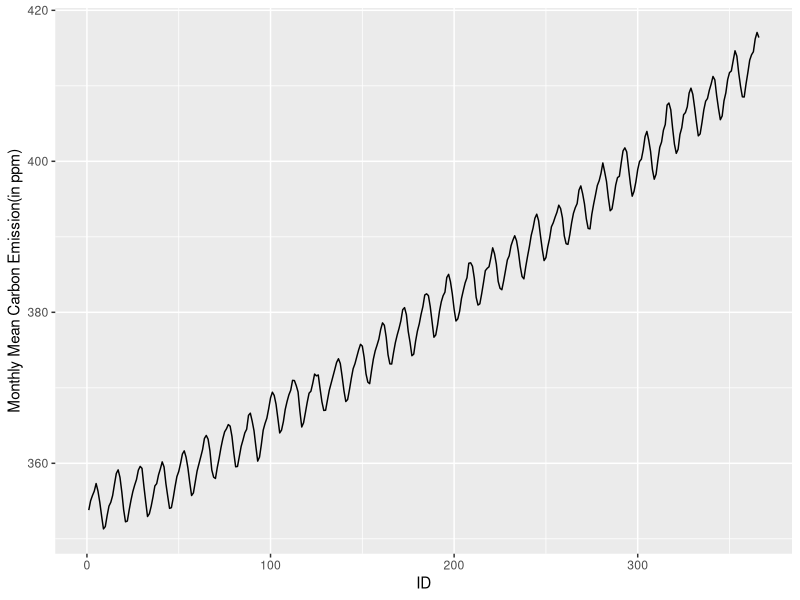
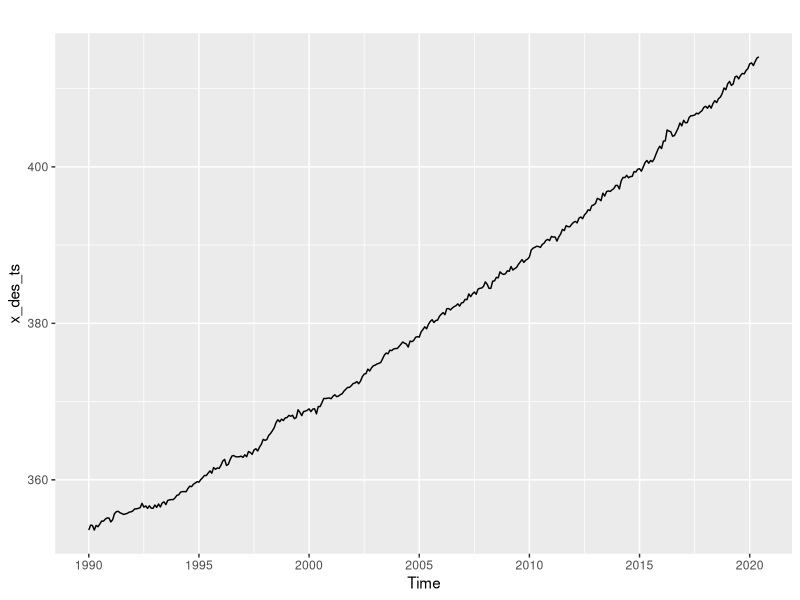
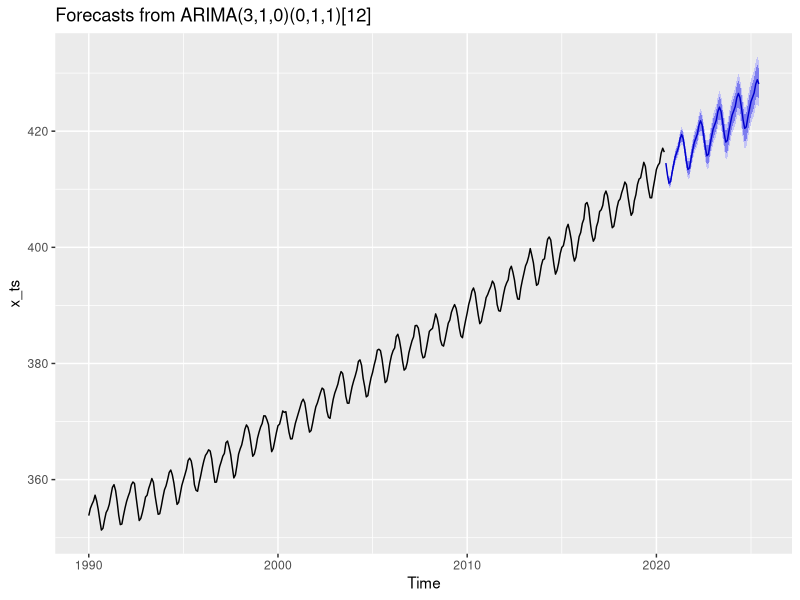
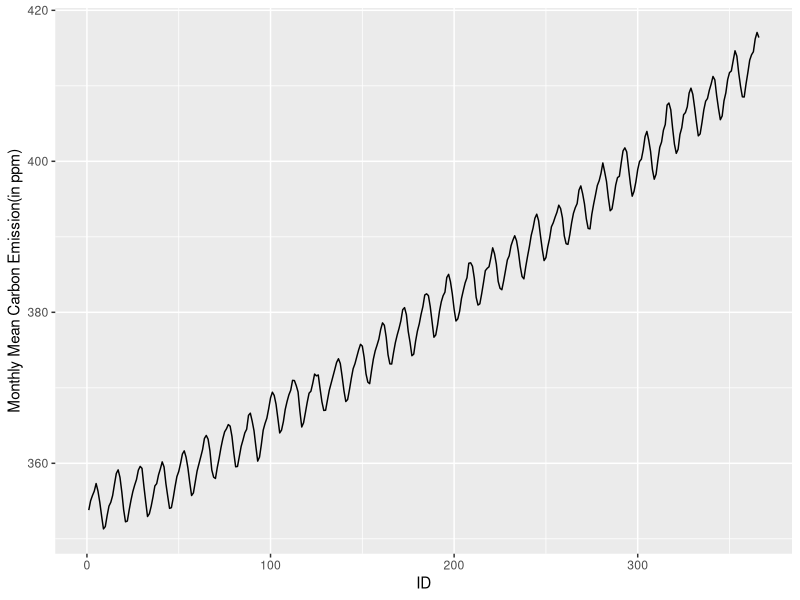
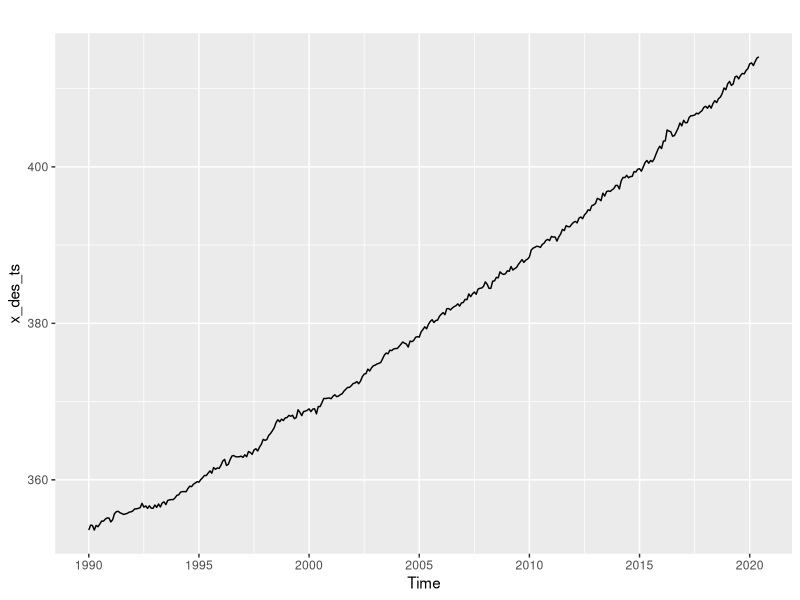
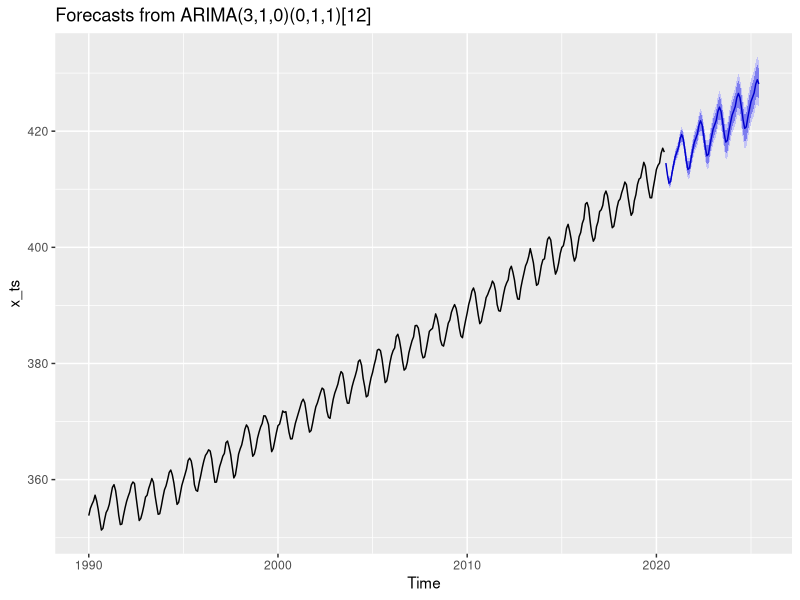

These figures' R source, in order:
#load the packages
library(ggplot2)
library(dplyr)
library(urca)
library(forecast)
#read the data set
c_data = read.csv("data/carbondioxide.csv")
#plot the line diagram
ggplot(c_data, aes( x = 1:nrow(c_data), y = average)) +
  geom_line() +
  labs(x = "ID", y = "Monthly Mean Carbon Emission(in ppm)")
ggsave("output/co2plot.jpg")
#check the seasonality from the data
for(y in 1990:2020){
  year_data = subset(c_data, year == y)
  year_data %>%
    filter(average == max(average)) %>%
    print(row.names = F)
}
#transform the variable to time series
x_ts = ts(c_data[,3], start = c(1990), frequency = 12)
#decompose the time series
split_ts = decompose(x_ts, type = "additive")
#deseasonalize the time series
x_des_ts = split_ts$x - split_ts$seasonal
autoplot(x_des_ts)
ggsave("output/co2deseasonlized.jpg")
#perform the ADF test
c_adf = ur.df(x_des_ts, type = "trend", selectlags = c("AIC"))
summary(c_adf)
#create a new series by applying differencing
y_ts = diff(x_des_ts)
#perform the ADF test
c1_adf = ur.df(y_ts, type = "trend", selectlags = c("AIC"))
summary(c1_adf)
#check for the deterministic trend
l = lm(y_ts ~ time(y_ts))
summary(l)
#calculate the sample acf
c_acf = acf(y_ts, plot = FALSE)
#prepare the table
t1 = data.frame(k = (c_acf$lag[-1] * 12), sample_acf = c_acf$acf[-1])
Qstat = c()
pvalue = c()
conc = c()
for(i in 1:25){
  b = Box.test(y_ts, lag = i, type = "Ljung")
  Qstat[i] = b$statistic
  pvalue[i] = b$p.value
  if (pvalue[i] < 0.05){
    conc[i] = "reject"
  }else{
    conc[i] = "accept"
  }
}
t1 = cbind(t1, Q_stat = Qstat, p_value = pvalue, conclusion = conc)
View(t1)
#calculate the sample acf
c_pacf = pacf(y_ts, plot = FALSE)
#prepare the table
t2 = data.frame(k = (c_pacf$lag * 12), sample_pacf = c_pacf$acf)
test_stat = sqrt(366) * c_pacf$acf
conc1 = c()
for(i in 1:25){
if (abs(test_stat[i]) > 1.96){
  conc1[i] = "reject"
}else{
  conc1[i] = "accept"
}
}
t2 = cbind(t2, test_statistic = test_stat, conclusion = conc1)
View(t2)
#fit the AR model
fit = ar(y_ts, order.max = 3, method = "mle")
#check the residuals are white noise or not
resid_series = fit$resid
c_acf_res = acf(na.omit(resid_series), plot = FALSE)
t3 = data.frame(k = c_acf_res$lag[-1] * 12 , sample_acf = c_acf_res$acf[-1])
Qstat1 = c()
pvalue1 = c()
conc1 = c()
for(i in 1:25){
  b = Box.test(na.omit(resid_series), lag = i, type = "Ljung")
  Qstat1[i] = b$statistic
  pvalue1[i] = b$p.value
  if (pvalue1[i] < 0.05){
    conc1[i] = "reject"
  }else{
    conc1[i] = "accept"
  }
}
t3 = cbind(t3, Q_stat = Qstat1, p_value = pvalue1, conclusion = conc1)
View(t3)
#forecast the value for next 5 years
fit1 = Arima(x_ts, order = c(3,1,0), seasonal = c(0,1,1))
autoplot(forecast(fit1, h = 60))
ggsave("output/co2predict.jpg")




  